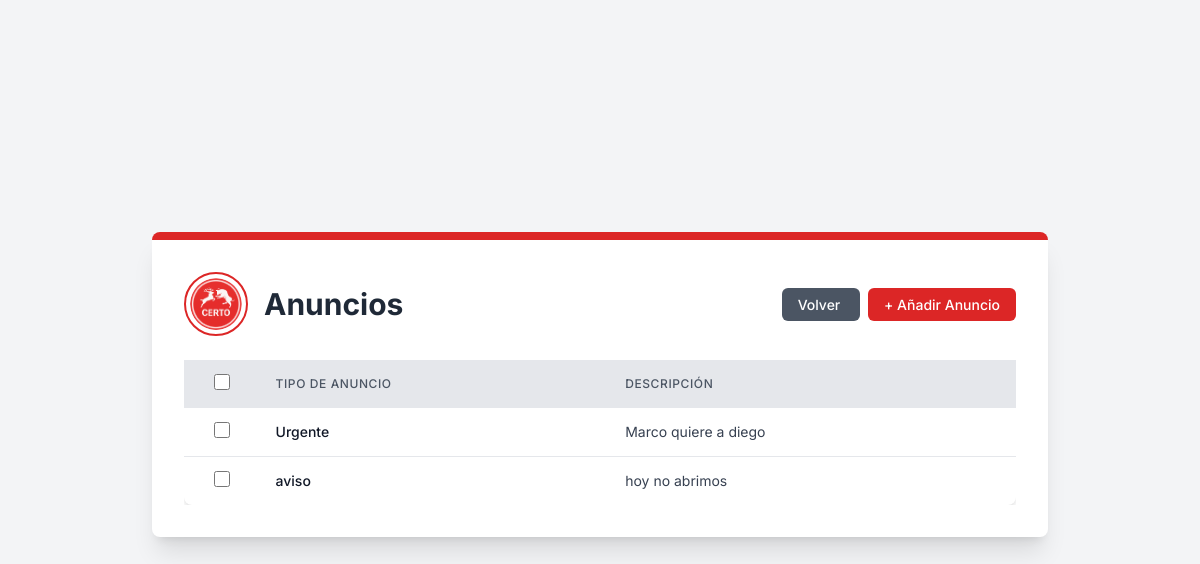
/comedor/ads/ (signed in), run on the app's committed database.
### comedor/models.py (models this page shows, shortened)
class Noticias(models.Model):
    titulo = models.CharField(max_length=100, verbose_name='Título')
    contenido = models.TextField(verbose_name='Contenido')
    activo = models.BooleanField(default=True, verbose_name='Activo')
    autor = models.ForeignKey(Usuarios, on_delete=models.CASCADE, verbose_name='Autor')
    fecha = models.DateField(auto_now=True, verbose_name='Fecha')
    class Meta:
        verbose_name = 'Noticia'
        verbose_name_plural = 'Noticias'

### comedor/views.py (the view)
# urls.py: path("ads/", views.ads, name="ads"),
def ads(request):
    if request.user.is_authenticated:
        noticiaList = Noticias.objects.all()
        return render(request, 'Ads/ads_list_view.html', {'noticias': noticiaList})
    else:
        return redirect('core:signInUp')

### comedor/templates/Ads/ads_list_view.html (shortened to what this page needs)
{% extends "main.html" %} {% load static %}{% block content %}
    <div
      class="bg-white p-8 rounded-lg shadow-xl max-w-4xl w-full border-t-8 border-primary-red mb-8"
    >
      <div class="flex flex-col md:flex-row items-center justify-between mb-6">
        <div class="flex items-center mb-4 md:mb-0">
          <img
            src="{% static 'img/logos/logo.png' %}"
            alt="Logo de la Cafetería Certo"
            class="w-16 h-16 rounded-full border-2 border-primary-red p-1 object-cover mr-4"
          />
          <h1 class="text-3xl font-bold text-gray-800">
            Anuncios
          </h1>
        </div>
        <div class="text-right">
          <a
            href="/core/dashboard"
            class="px-4 py-2 text-sm font-medium text-white bg-gray-600 rounded-md hover:bg-gray-700 transition duration-300 ease-in-out mr-2"
          >
            Volver
        </a>
          <a
            href="{% url 'comedor:createAds' %}"
            class="px-4 py-2 text-sm font-medium text-white bg-primary-red rounded-md hover:bg-red-700 transition duration-300 ease-in-out"
          >
            + Añadir Anuncio
          </a>
        </div>
      </div>
    <div class="overflow-x-auto">
    <form
      id="deleteForm"
      method="post"
      action="{% url 'core:bulk_delete' 'ads' 'comedor:ads' %}"
    >
      <table class="min-w-full bg-white rounded-lg shadow-custom">
        <thead class="bg-gray-200">
          <tr>
            <th class="py-3 px-2 text-center">
              <input
                type="checkbox"
                id="selectAll"
                class="form-checkbox h-4 w-4 text-primary-red"
              />
            </th>
            <th
              class="py-3 px-4 text-left text-xs font-medium text-gray-600 uppercase tracking-wider"
            >
              Tipo de Anuncio
            </th>
            <th
              class="py-3 px-4 text-left text-xs font-medium text-gray-600 uppercase tracking-wider"
            >
              Descripción
            </th>
          </tr>
        </thead>
        <tbody class="divide-y divide-gray-200">
          {% for noticia in noticias %}
          <tr class="hover:bg-gray-50 cursor-pointer" onclick="window.location.href='{% url 'comedor:createAds' %}?id={{ noticia.id }}'">
            <td class="py-3 px-2 text-center">
              <input
                type="checkbox"
                name="selected_ids"
                value="{{ noticia.id }}"
                class="rowCheckbox form-checkbox h-4 w-4 text-primary-red"
                onclick="event.stopPropagation();"
              />
            </td>
            <td
              class="py-3 px-4 whitespace-nowrap text-sm font-medium text-gray-900"
            >
              {{ noticia.titulo }}
            </td>
            <td class="py-3 px-4 whitespace-nowrap text-sm text-gray-700">
              {{ noticia.contenido }}
            </td>
          </tr>
          {% endfor %}
        </tbody>
      </table>
    </div>
    </div>
{% endblock %}

### static/css/main.css (style rules this page uses)
body { font-family: "Inter", sans-serif; background-color: #f3f4f6; }
.bg-primary-red { background-color: #dc2626; }
.text-primary-red { color: #dc2626; }
.border-primary-red { border-color: #dc2626; }
.shadow-custom { box-shadow: 0 4px 6px -1px rgba(0, 0, 0, 0.1), 0 2px 4px -1px rgba(0, 0, 0, 0.06); }

### data on the page
Noticias: titulo "Urgente", contenido "Marco quiere a diego"
Noticias: titulo "aviso", contenido "hoy no abrimos"
